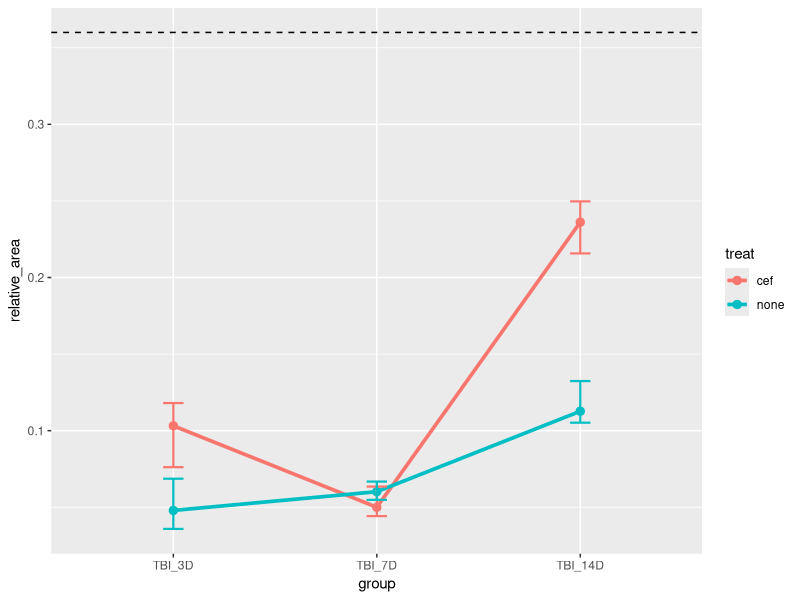
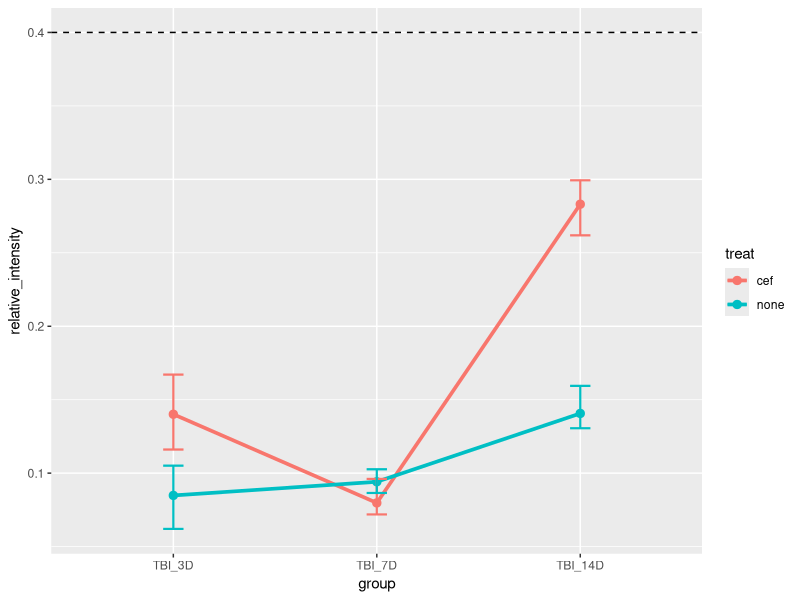

The R source for these figures, in order:
# GLT in neyrons 
#
# COLUMNS FROM PLUGIN
# cell_row = [glt_img.name,                        # id
#             group,                               # group
#             a_region.label,                      # cell_num
#             one_cell_area,                       # cell_area
#             one_dot_num,                         # dot_num
#             one_dot_area,                        # dot_area  це сумарна площа на один астроцит, тобто це не можна використати як параметр окремої точки
#             round(one_dot_rel_area, 3),          # dot_rel_area
#             one_dot_sum_int,                     # dot_sum_int
#             int(one_dot_mean_int),               # dot_mean_int
#             int(one_dot_sum_int / one_dot_num),  # dot_men_int_per_dot
#             int(one_dot_mean_int_dens)]          # dot_mean_int_dens


library(dplyr)
library(tidyr)
library(purrr)
library(readr)
library(rstatix)
library(gridExtra)
library(ggplot2)
library(ggpubr)
library(cowplot)
library(ggsci)


setwd('/home/wisstock/bio_note/projects/PhD/9_2024_GLT_in_TBI/exp/2025_11_3_glt_in_nuen')

df <- read.csv('df_NeuN.csv') %>%
  mutate_if(is.character, as.factor) %>%
  mutate(group = factor(group, levels = c('Cont', 'TBI_3D', 'TBI_7D', 'TBI_14D')))

df.med <- df %>%
  select(group, treat, relative_area, relative_intensity) %>%
  group_by(group, treat) %>%
  mutate(med_rel_area = median(relative_area),
         med_rel_int = median(relative_intensity)) %>%
  select(-relative_area, -relative_intensity) %>%
  distinct() %>%
  ungroup()
 
##### REL AREA #####
ggplot(data = df %>% filter(group != 'Cont'),
       aes(x = group, y = relative_area,
           color = treat, group = treat)) +
  geom_hline(yintercept = 0.36, linetype = 'dashed') +
  stat_summary(fun = median,
               geom = 'line', size = 1.25) +
  stat_summary(fun = median,
               geom = 'point', size = 2.5) +
  stat_summary(fun.min = function(z) { quantile(z,0.25) },
               fun.max = function(z) { quantile(z,0.75) },
               fun = median,
               geom = 'errorbar', width = .1, size = 0.75)

##### REL INT #####
ggplot(data = df %>% filter(group != 'Cont'),
       aes(x = group, y = relative_intensity,
           color = treat, group = treat)) +
  geom_hline(yintercept = 0.4, linetype = 'dashed') +
  stat_summary(fun = median,
               geom = 'line', size = 1.25) +
  stat_summary(fun = median,
               geom = 'point', size = 2.5) +
  stat_summary(fun.min = function(z) { quantile(z,0.25) },
               fun.max = function(z) { quantile(z,0.75) },
               fun = median,
               geom = 'errorbar', width = .1, size = 0.75)
